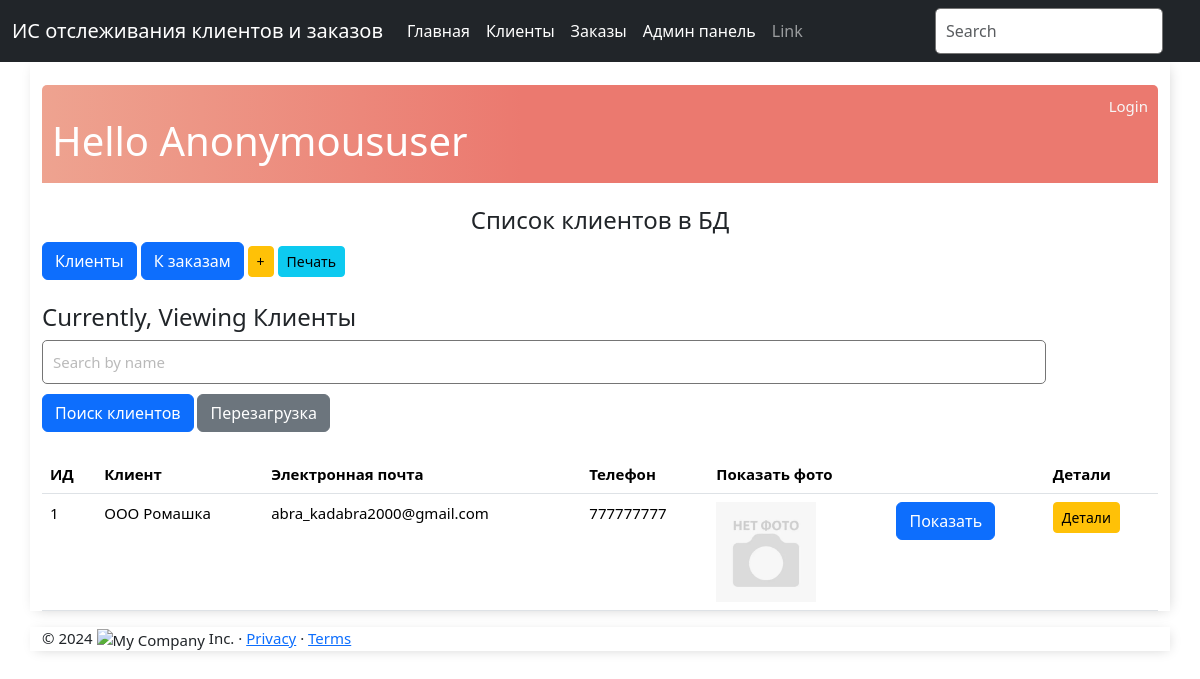
The app's page /display_clients/, older data.
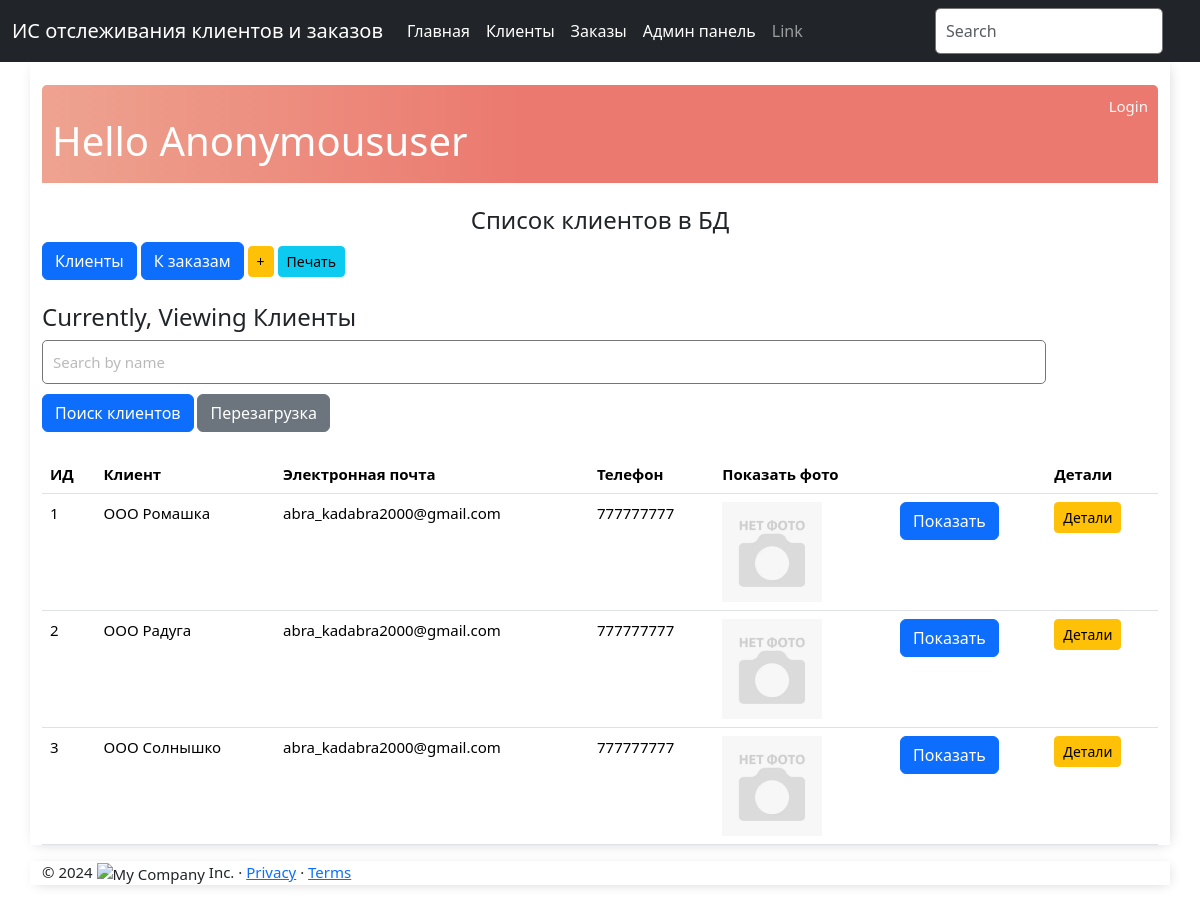
The same page, newer data.
### base_app/models.py (models this page shows, shortened)
class Client(models.Model):
    objects = None
    name = models.CharField(max_length=100, verbose_name='Имя клиента')
    email = models.EmailField(verbose_name='Email')
    phone = models.CharField(max_length=15, verbose_name='Телефон')
    photo = models.ImageField(upload_to='images',
                              help_text="Введите фото",
                              verbose_name="Фото клиента",
                              null=True, blank=True)
    class Meta:
        verbose_name = 'Клиент'
        verbose_name_plural = 'Клиенты'

### base_app/views.py (the view)
# urls.py: path('display_clients/', views.display_clients, name='display_clients'), # вывод клиентов
def display_clients(request):
    clients = Client.objects.all()
    context = {
        'clients': clients,
        'header': 'Клиенты'
    }
    return render(request, 'client_list.html', context)

### templates/client_list.html (shortened to what this page needs)
{% extends 'base.html' %}
{% block content %}
<br>
<div class="header-bar">
    <div>
        <br>
        <h1>Hello {{ request.user|title }}</h1>
    </div>
    {% if request.user.is_authenticated %}
    <a href="{% url 'logout' %}">Logout</a>
    {% else %}
    <a href="{% url 'login' %}">Login</a>
    {% endif %}
</div>
<br>
<div class="row text-center text-dark lh-2">
    <h4>Список клиентов в БД</h4>
</div>
<div class="button-group">
    <a href="{% url 'display_clients' %}" class="btn btn-primary btn-end" role="button">Клиенты</a>
    <a href="{% url 'display_orders' %}" class="btn btn-primary btn-end" role="button">К заказам</a>
    <a href="{% url 'add_client' %}" class="btn btn-warning btn-sm" role="button"> +</a>
    <a href="{% url 'print_clients' %}" class="btn btn-info btn-sm" onclick="window.print();">Печать</a>
</div>
<br>
<h4>Currently, Viewing {{ header }}</h4>
<form action="{% url 'search_clients' %}" method="GET">
    <input type="text" name="name" placeholder="Search by name">
    <div class="button-container">
        <button type="submit" class="btn btn-primary" name="button">Поиск клиентов</button>
        <a href="{% url 'display_clients' %}" class="btn btn-secondary" role="button">Перезагрузка</a>
    </div>
</form>
<br>
<table class="table table-hover">
    <thead>
        <tr>
            <th>ИД</th>
            <th>Клиент</th>
            <th>Электронная почта</th>
            <th>Телефон</th>
            <th>Показать фото</th>
            <th></th>
            <th>Детали</th>
        </tr>
    </thead>
    <tbody>
        {% for client in clients %}
            <tr>
                <td>{{ client.pk }}</td>
                <td>{{ client.name }}</td>
                <td>{{ client.email }}</td>
                <td>{{ client.phone }}</td>
                <td>
                    <img src="{{ client.photo.url }}" alt="connect"
                                 style="max-height:100px">
                </td>
                <td>
                    <a href="{{ client.photo.url}}"
                       class="btn btn-primary"
                       target="_blank"> Показать</a>
                </td>
                <td>
                    <a href="{% url 'client_detail' client.pk %}" class="btn btn-warning btn-sm" role="button"> Детали</a>
                </td>
            </tr>
        {% endfor %}
    </tbody>
</table>
{% endblock content %}

Row changes from the older to the newer data that the page shows:
added Client: pk "2", name "ООО Радуга", email "abra_kadabra2000@gmail.com", phone "777777777", photo (placeholder picture)
added Client: pk "3", name "ООО Солнышко", email "abra_kadabra2000@gmail.com", phone "777777777", photo (placeholder picture)
